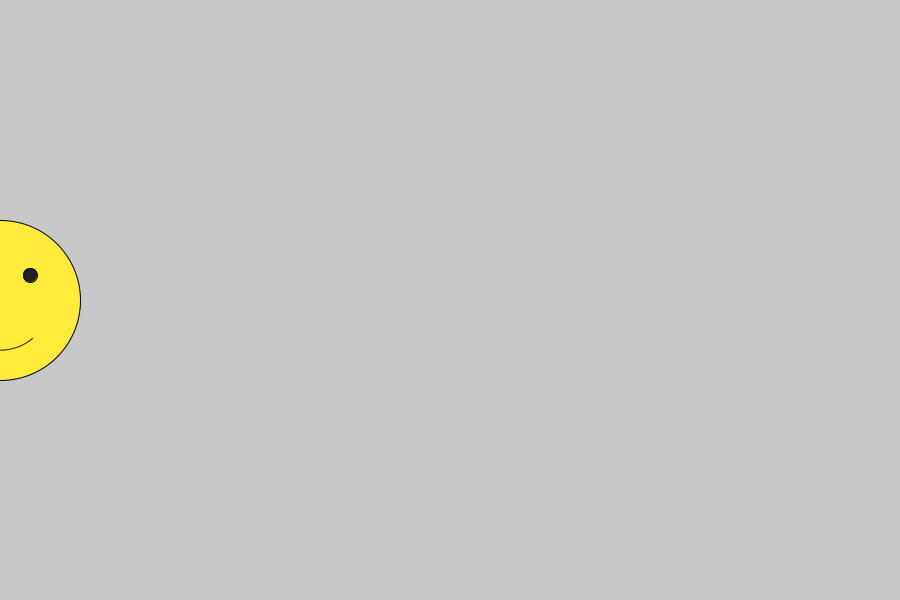
Frame 1 (no input)
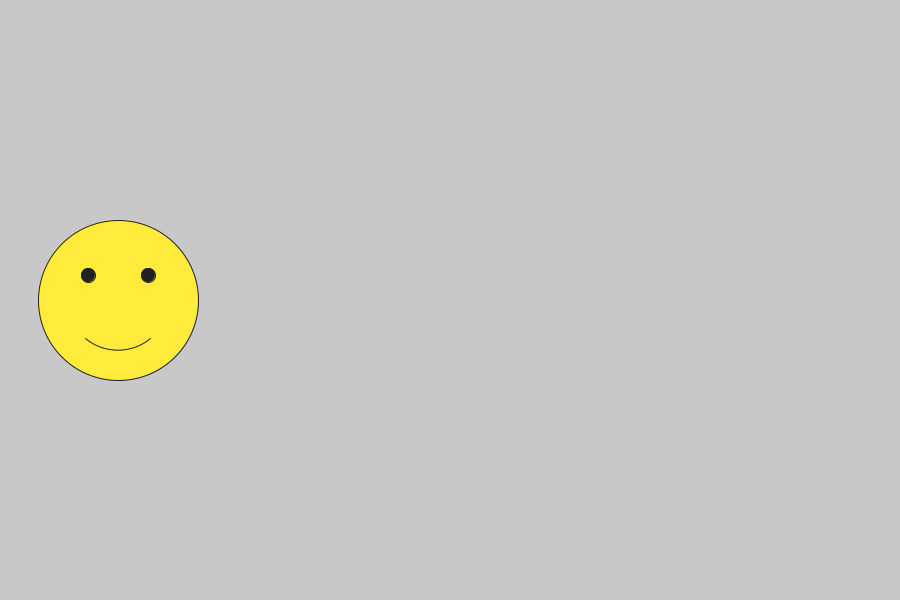
Frame 60 (the mouse pressed at the canvas centre just before this capture)
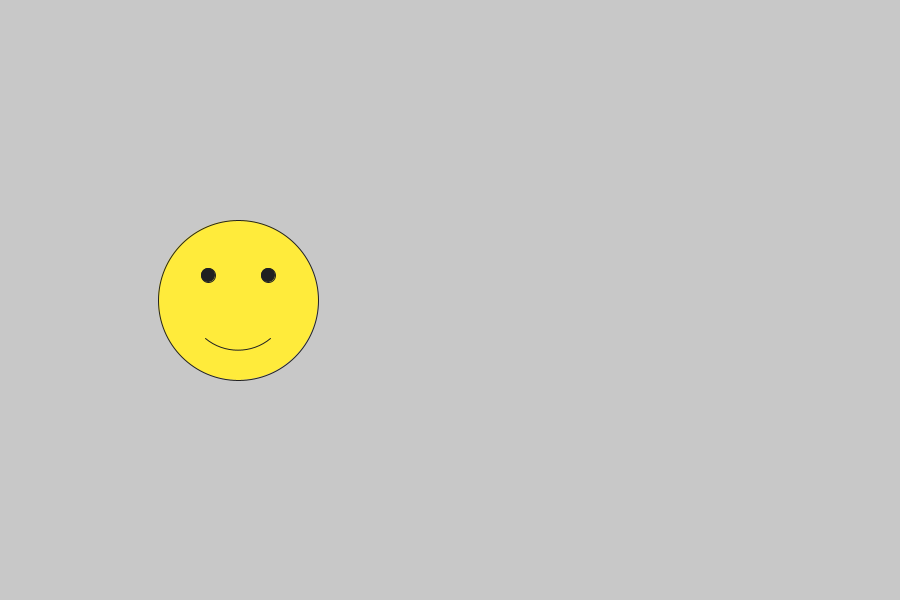
Frame 120 (the mouse held since frame 60 and released just before this capture)

The Processing sketch that drew these frames (run headless with seeded random() and noise(); from frame 60 on, the mouse is pressed at the canvas centre):

// Processing sketch: sketch_150207g
// ── sketch_150207g.pde
int x = 0;
void setup(){
  size(900, 600);
}
void draw(){
  background(200);
  fill(#FFEB3B);
  ellipse(x, height/2, 160, 160);
  fill(#212121);
  ellipse(x-30, height/2-25, 14, 14);
  ellipse(x+30, height/2-25, 14, 14);
  noFill();
  stroke(#212121);
  arc(x, height/2, 100, 100, radians(50), radians(130));
  x = x+2;
}
